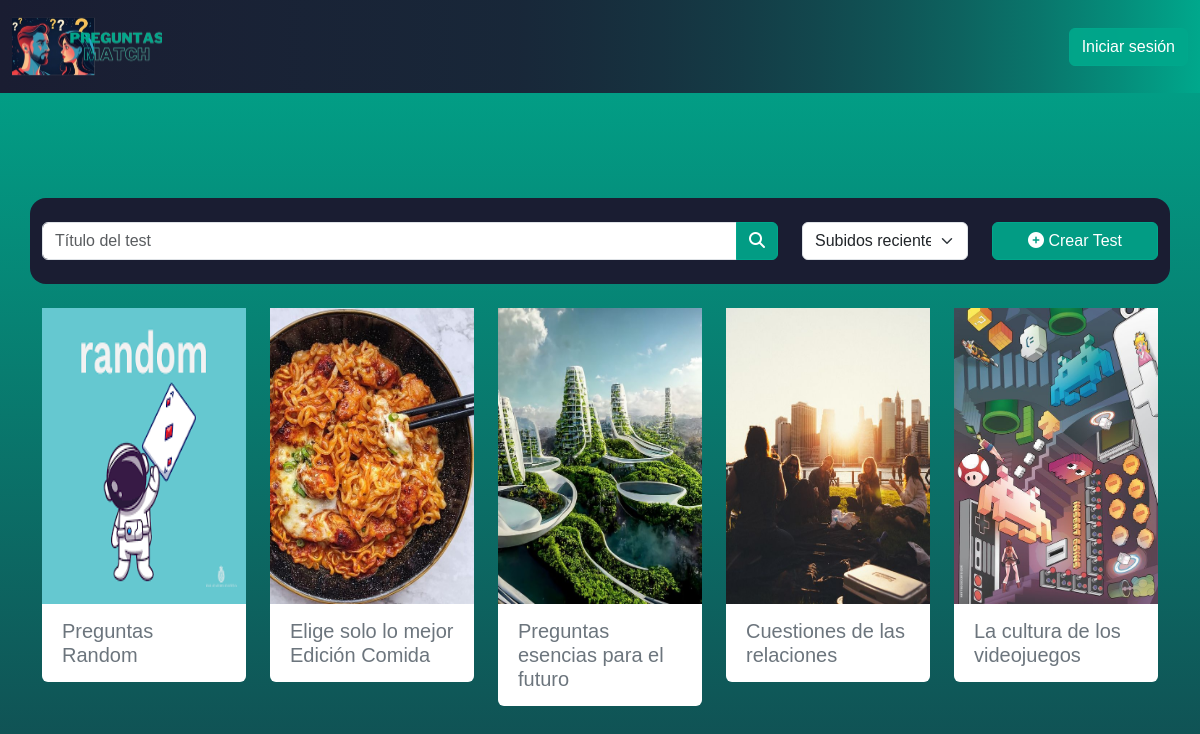
The app's page /category.php?category=1 with its own data.
### tables this page shows
CREATE TABLE `test` (
  `idTest` int NOT NULL AUTO_INCREMENT,
  `title` varchar(255) NOT NULL,
  `description` mediumtext NOT NULL,
  `image` varchar(255) DEFAULT NULL,
  `idUser` int NOT NULL,
  `date` date NOT NULL,
  PRIMARY KEY (`idTest`),
  KEY `idUser_idx` (`idUser`),
  CONSTRAINT `idUser` FOREIGN KEY (`idUser`) REFERENCES `users` (`idUser`)
);

### lib/funciones.php (called while the page is built, shortened)
<?php
function e($s)
{
    return htmlspecialchars($s, ENT_QUOTES);
}

### models/test.php (called while the page is built, shortened)
<?php
require_once __DIR__ . '/../lib/funciones.php';
require_once __DIR__ . '/question.php';
class Test
{
    public static function list($idCategory, $title = '', $orderCadena = '')
    {
        $orderBy = '';
        $bd = abrirBD();
        $st = $bd->prepare("SELECT DISTINCT t.*
                        FROM test t
                        INNER JOIN questions q ON t.idTest = q.idTest
                        WHERE q.idCategory IN (
                            SELECT idCategory
                            FROM questions
                            WHERE idCategory = ?
                        ) AND t.title LIKE CONCAT('%', ?, '%') " .
            $orderBy);
        $st->bind_param('is', $idCategory, $title);
        $ok = $st->execute();
        $res = $st->get_result();
        $listTest = [];
        while ($test = $res->fetch_object('Test')) {
            $listTest[] = $test;
        }
        return $listTest;
    }
}

### models/question.php (called while the page is built, shortened)
<?php
require_once __DIR__ . '/../lib/funciones.php';
class Question
{
    public static function listCategories($idTest)
    {
        $bd = abrirBD();
        $st = $bd->prepare("SELECT c.name AS name, COUNT(q.idQuestion) AS num_questions
                            FROM categories c
                            INNER JOIN questions q ON c.idCategory = q.idCategory
                            WHERE q.idTest = ?
                            GROUP BY c.idCategory;");
        $st->bind_param("i", $idTest);
        $ok = $st->execute();
        $res = $st->get_result();
        $listQuestions = [];
        while ($question = $res->fetch_assoc()) {
            $listQuestions[] = $question;
        }
        return $listQuestions;
    }
}

### category.php (the view, shortened to what this page needs)
<?php
require_once __DIR__ . '/models/test.php';
require_once __DIR__ . '/models/question.php';
$user = isset($_SESSION['user']) ? $_SESSION['user'] : false;
$category = isset($_GET['category']) ? $_GET['category'] : $_POST['category'];
$title = isset($_POST['title']) ? $_POST['title'] : '';
$order = isset($_POST['order']) ? $_POST['order'] : '';
$listTest = Test::list($category, $title, $order);
?>
<?php include __DIR__ . '/views/head.php'; ?>
<?php include __DIR__ . '/views/navigation.php'; ?>
<div class="container" id="category">
    <form method="post" action="category.php" id="search" class="row">
        <div class="col-md-8 col-sm-6 my-2">
            <div class="input-group ">
                <input type="text" name="title" class="form-control" placeholder="Título del test" value="<?= e($title) ?>">
                <button type="submit" class="btn btn-primary"><i class="fa-solid fa-magnifying-glass"></i></button>
            </div>
        </div>
        <div class="col-md-2 col-sm-3 my-2">
            <select class="form-select" name="order">
                <option class="dropdown-item" value="date-desc" <?php echo $order == 'date-desc' ? 'selected' : ''; ?>>Subidos recientes</option>
            </select>
        </div>
        <div class="col-md-2 col-sm-3 my-2">
            <?php if ($user != false) : ?>
                <a class="btn btn-primary w-100" href="test_form.php">
                    <i class="fa-solid fa-circle-plus"></i> Crear Test
                </a>
            <?php else : ?>
                <button type="button" class="btn btn-primary w-100" data-bs-toggle="modal" data-bs-target="#loginModal">
                    <i class="fa-solid fa-circle-plus"></i> Crear Test
                </button>
            <?php endif; ?>
        </div>
    </form>
    <div class="py-4 row gx-4 row-cols-xl-5 row-cols-md-3 row-cols-sm-2 g-3" id="test-list">
        <?php foreach ($listTest as $k => $test) : ?>
            <?php
            $categoriesList = Question::listCategories($test->idTest);
            $popoverContent = "<ul class='list-group mb-2'>";
            foreach ($categoriesList as $key => $categoryName) {
                $popoverContent .= "<li class='list-group-item d-flex justify-content-between align-items-center'>" . $categoryName['name'] . "<span class='badge text-bg-primary rounded-pill'>" . $categoryName['num_questions'] . "</span></li>";
            }
            $popoverContent .= '</ul>';
            $popoverContent .= $test->description;
            ?>
            <div class="col">
                <a href="test.php?idTest=<?= e($test->idTest) ?>" class="card category-card link-offset-2 link-underline link-underline-opacity-0" data-bs-toggle="popover" data-bs-placement="right" data-bs-custom-class="popover-category" data-bs-trigger="hover focus" data-bs-title="<?= $test->title ?>" data-bs-content="<?= $popoverContent ?>">
                    <?php if ($test->image) : ?>
                        <img src="uploads/usuarios/<?= e($test->idUser) ?>/test/<?= e($test->idTest) ?>-<?= e($test->image) ?>" alt="<?= e($test->title) ?>">
                    <?php else : ?>
                        <img src="assets/img/no-image.png" alt="<?= e($test->title) ?>">
                    <?php endif; ?>
                    <div class="card-body">
                        <h5 class="card-title mb-0"><?= e($test->title) ?></h5>
                    </div>
                </a>
            </div>
        <?php endforeach; ?>
    </div>
</div>
<?php include __DIR__ . '/views/scripts.php'; ?>
</body>
</html>

### views/head.php (shortened to what this page needs)
<!DOCTYPE html>
<html lang="es">
<head>
    <link rel="stylesheet" href="assets/css/styles.css">
    <link rel="stylesheet" href="vendor/boostrap/css/bootstrap.min.css">
    <link rel="stylesheet" href="lib/aos/aos.css">
    <link rel="stylesheet" href="lib/OwlCarousel2-2.3.4/owl.carousel.min.css" />
    <link rel="stylesheet" href="lib/OwlCarousel2-2.3.4/owl.theme.default.min.css" />
</head>
<body>
    <main id="main" class="d-flex justify-content-center align-items-center">

### views/navigation.php (shortened to what this page needs)
<nav class="navbar navbar-expand-sm fixed-top" data-bs-theme="dark" id="navigation">
    <div class="container-fluid">
        <a class="navbar-brand" href="index.php">
            <img src="assets/img/logo.PNG" alt="Logo" width="150">
        </a>
        <div class="collapse navbar-collapse" id="mainNav">
            <ul class="navbar-nav ms-auto mb-2 mb-lg-0">
                <li class="nav-item dropdown">
                    <?php if (!$user) : ?>
                        <button type="button" class="btn btn-primary" data-bs-toggle="modal" data-bs-target="#loginModal">
                            Iniciar sesión
                        </button>
                    <?php endif; ?>
                </li>
            </ul>
        </div>
    </div>
</nav>

### views/scripts.php (shortened to what this page needs)
</main>

### assets/css/styles.css (style rules this page uses)
#navigation { background: linear-gradient(0.25turn, #1a1d32, 80%, #00a88c); }
#main { background: linear-gradient(to bottom, #00a88c, #1a1d32); background-size: 100% 150%; animation: animateWaves 15s ease-in-out infinite; font-family: "Rubik", sans-serif; width: 100%; min-height: 100vh; max-height: max-content; }
#category { padding-top: 8rem; }
#search { background-color: #1a1d32; padding-top: 1rem; padding-bottom: 1rem; border-radius: 1rem; }
.category-card { border: 0px !important; padding: 0 !important; }
.category-card .card-body { padding-top: 15px; padding-bottom: 15px; padding-left: 20px; padding-right: 20px; }
.category-card img { transition: transform 0.5s; height: 18.5rem; cursor: pointer; }
.category-card .card-title { transition: color 0.5s; color: #6c757d; }

### records on screen
test: image (picture), title "Preguntas Random"
test: image (picture), title "Elige solo lo mejor Edición Comida"
test: image (picture), title "Preguntas esencias para el futuro"
test: image (picture), title "Cuestiones de las relaciones"
test: image (picture), title "La cultura de los videojuegos"
